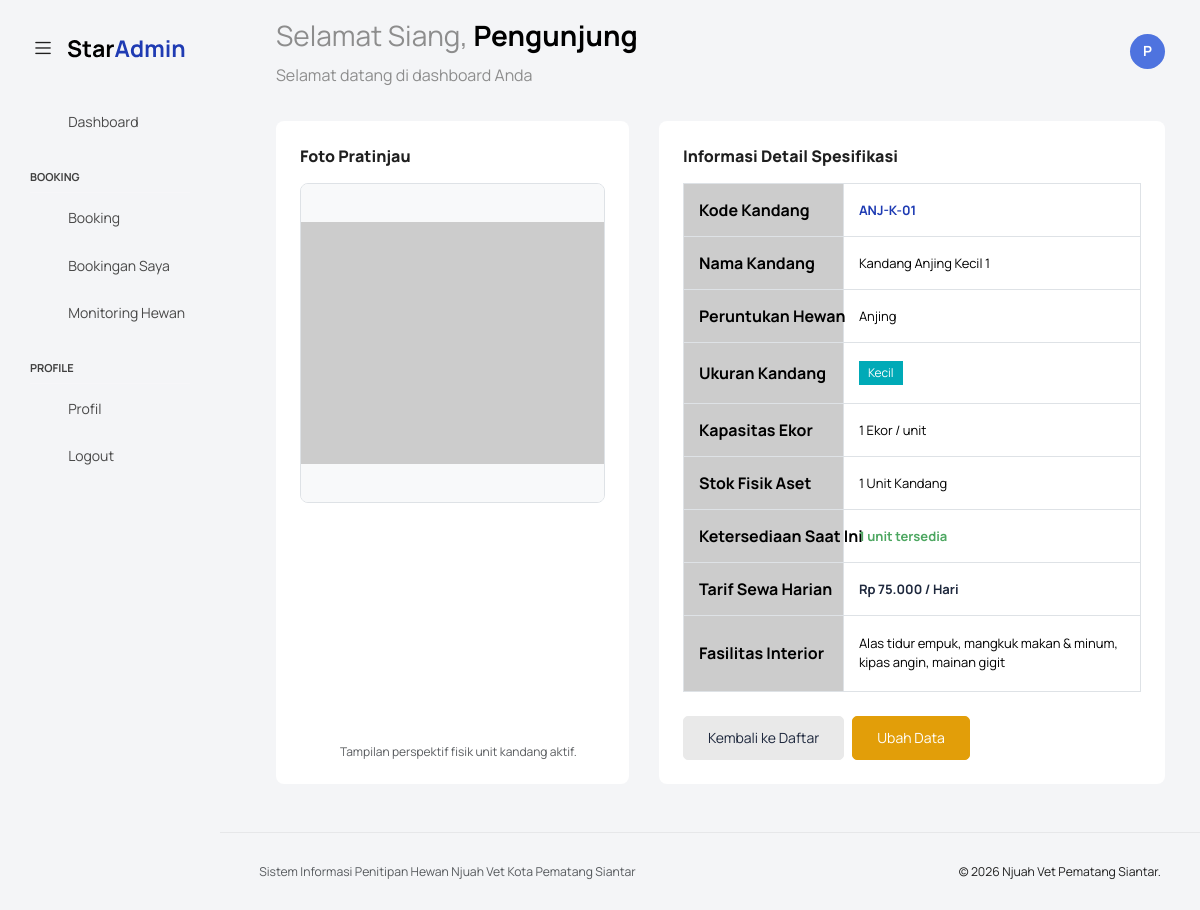
/kandang/detail.php?id=1, run on the app's committed database.
### tables this page shows
CREATE TABLE `kandang` (
  `id_kandang` int(11) NOT NULL,
  `kode_kandang` varchar(20) NOT NULL COMMENT 'Kode unik kandang (contoh: ANJ-S-01)',
  `nama_kandang` varchar(100) NOT NULL COMMENT 'Nama deskriptif kandang',
  `tipe_hewan` enum('Anjing','Kucing') NOT NULL COMMENT 'Peruntukan jenis hewan',
  `ukuran` enum('Kecil','Sedang','Besar') NOT NULL,
  `tarif_per_hari` decimal(10,2) NOT NULL COMMENT 'Harga sewa per hari (Rupiah)',
  `fasilitas` text DEFAULT NULL COMMENT 'Deskripsi fasilitas kandang',
  `kapasitas` tinyint(4) NOT NULL DEFAULT 1 COMMENT 'Jumlah hewan yang bisa ditampung',
  `stok` int(11) NOT NULL DEFAULT 1,
  `is_active` tinyint(1) NOT NULL DEFAULT 1 COMMENT '1 = Aktif/Tersedia, 0 = Dihapus (Soft Delete)',
  `foto_kandang` varchar(255) DEFAULT NULL COMMENT 'Path/URL foto kandang',
  `created_at` datetime NOT NULL DEFAULT current_timestamp(),
  `updated_at` datetime NOT NULL DEFAULT current_timestamp() ON UPDATE current_timestamp()
);

### kandang/detail.php (the view, shortened to what this page needs)
<?php
require '../templates/header.php';
require '../templates/navbar.php';
require '../templates/sidebar.php';
$id_kandang = filter_var($_GET['id'] ?? 0, FILTER_VALIDATE_INT);
$query = "SELECT * FROM kandang WHERE id_kandang = $id_kandang AND is_active = 1";
$res = mysqli_query($koneksi, $query);
$data = mysqli_fetch_assoc($res);
$today = date('Y-m-d');
$query_occ = "SELECT COUNT(*) as terpakai FROM penitipan_hewan ph
              JOIN penitipan p ON ph.id_penitipan = p.id_penitipan
              WHERE ph.id_kandang = $id_kandang
              AND p.status_penitipan IN ('Disetujui', 'Sedang Dititipkan')
              AND '$today' BETWEEN p.tgl_mulai AND p.tgl_selesai";
$res_occ = mysqli_query($koneksi, $query_occ);
$occ_data = mysqli_fetch_assoc($res_occ);
$slot_terpakai = (int)($occ_data['terpakai'] ?? 0);
$sisa_stok_tampil = (int)$data['stok'] - $slot_terpakai;
$gambar_path = '../uploads/kandang/' . $data['foto_kandang'];
if (!empty($data['foto_kandang']) && file_exists(__DIR__ . '/' . $gambar_path)) {
    $source_img = $gambar_path;
} else {
    $source_img = 'https://via.placeholder.com/500x400/f8f9fa/6c757d?text=Foto+Kandang+Belum+Ada';
}
?>
<div class="main-panel">
    <div class="content-wrapper">
        <div class="row d-flex align-items-stretch">
            <div class="col-md-5 grid-margin stretch-card">
                <div class="card card-rounded w-100">
                    <div class="card-body d-flex flex-column justify-content-between">
                        <div>
                            <h4 class="card-title card-title-dash mb-3">Foto Pratinjau</h4>
                            <div class="w-100 border rounded bg-light" style="height: 320px; overflow: hidden;">
                                <img src="<?= $source_img; ?>" alt="Gambar Unit" style="width: 100%; height: 100%; object-fit: contain; background-color: #f8f9fa;">
                            </div>
                        </div>
                        <div class="mt-3">
                            <span class="text-small text-muted d-block text-center"><i class="mdi mdi-information-outline"></i> Tampilan perspektif fisik unit kandang aktif.</span>
                        </div>
                    </div>
                </div>
            </div>
            <div class="col-md-7 grid-margin stretch-card">
                <div class="card card-rounded w-100">
                    <div class="card-body d-flex flex-column justify-content-between">
                        <div>
                            <h4 class="card-title card-title-dash mb-3">Informasi Detail Spesifikasi</h4>
                            <div class="table-responsive">
                                <table class="table table-bordered align-middle mb-0" style="table-layout: fixed; width: 100%;">
                                    <tbody>
                                        <tr>
                                            <th style="width: 35%;" class="fw-bold bg-light">Kode Kandang</th>
                                            <td class="fw-bold text-primary"><?= htmlspecialchars($data['kode_kandang']); ?></td>
                                        </tr>
                                        <tr>
                                            <th class="fw-bold bg-light">Nama Kandang</th>
                                            <td><?= htmlspecialchars($data['nama_kandang']); ?></td>
                                        </tr>
                                        <tr>
                                            <th class="fw-bold bg-light">Peruntukan Hewan</th>
                                            <td><?= htmlspecialchars($data['tipe_hewan']); ?></td>
                                        </tr>
                                        <tr>
                                            <th class="fw-bold bg-light">Ukuran Kandang</th>
                                            <td><span class="badge bg-info text-white"><?= htmlspecialchars($data['ukuran']); ?></span></td>
                                        </tr>
                                        <tr>
                                            <th class="fw-bold bg-light">Kapasitas Ekor</th>
                                            <td><?= $data['kapasitas']; ?> Ekor / unit</td>
                                        </tr>
                                        <tr>
                                            <th class="fw-bold bg-light">Stok Fisik Aset</th>
                                            <td><?= $data['stok']; ?> Unit Kandang</td>
                                        </tr>
                                        <tr>
                                            <th class="fw-bold bg-light">Ketersediaan Saat Ini</th>
                                            <td>
                                                <?php if ($sisa_stok_tampil > 0): ?>
                                                    <span class="text-success fw-bold"><?= $sisa_stok_tampil; ?> unit tersedia</span>
                                                <?php else: ?>
                                                    <span class="text-danger fw-bold">Semua unit sedang terpakai</span>
                                                <?php endif; ?>
                                                <br>
                                            </td>
                                        </tr>
                                        <tr>
                                            <th class="fw-bold bg-light">Tarif Sewa Harian</th>
                                            <td class="fw-bold text-dark">Rp <?= number_format($data['tarif_per_hari'], 0, ',', '.'); ?> / Hari</td>
                                        </tr>
                                        <tr>
                                            <th class="fw-bold bg-light">Fasilitas Interior</th>
                                            <td style="word-break: break-word; white-space: normal; line-height: 1.5;">
                                                <?= nl2br(htmlspecialchars($data['fasilitas'] ?: '-')); ?>
                                            </td>
                                        </tr>
                                    </tbody>
                                </table>
                            </div>
                        </div>
                        <div class="mt-4 d-flex gap-2">
                            <a href="index.php" class="btn btn-light px-4">Kembali ke Daftar</a>
                            <a href="edit.php?id=<?= $data['id_kandang']; ?>" class="btn btn-warning text-white px-4">Ubah Data</a>
                        </div>
                    </div>
                </div>
            </div>
        </div>
    </div>
    <?php require '../templates/footer.php'; ?>

### data on the page
kandang: kode_kandang "ANJ-K-01", nama_kandang "Kandang Anjing Kecil 1", tipe_hewan "Anjing", ukuran "Kecil", kapasitas "1", stok "1", tarif_per_hari "75.000", fasilitas "Alas tidur empuk, mangkuk makan & minum, kipas angin, mainan gigit"

### other printed values
$sapaan "Selamat Siang"
$nama_user "Pengunjung"
$inisial "P"
